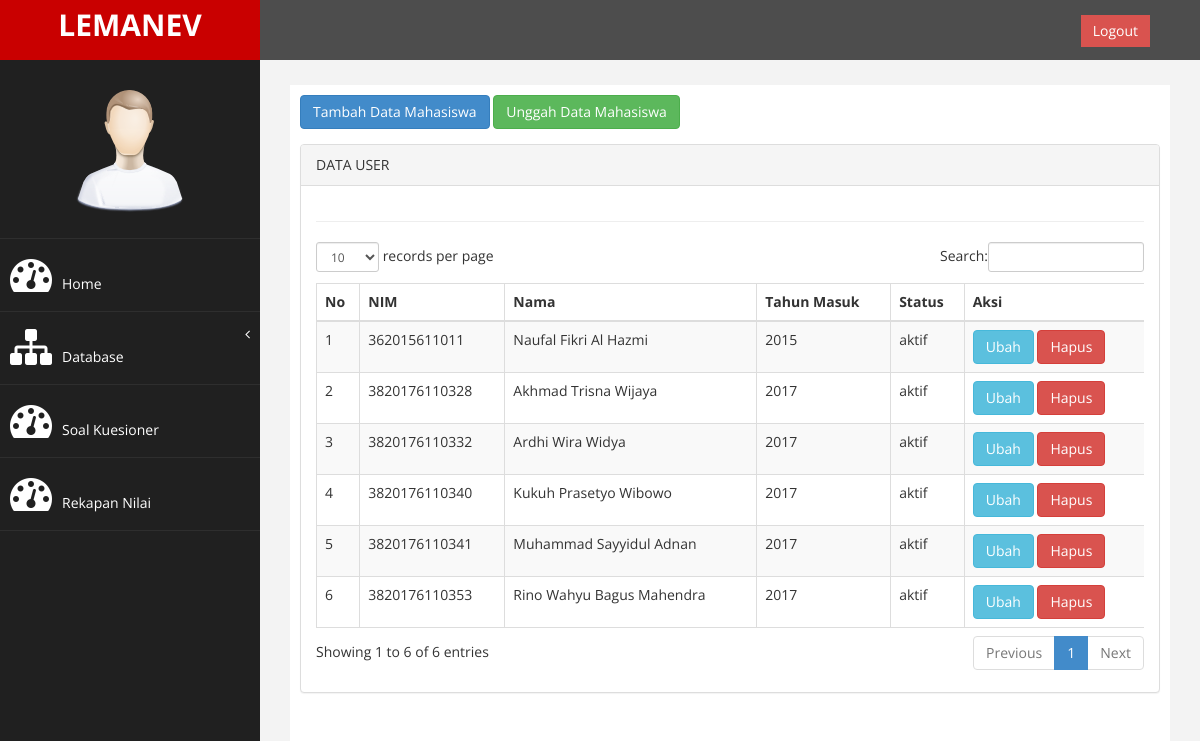
/index.php?page=mahasiswa (signed in), run on the app's committed database.
### tables this page shows
CREATE TABLE `tb_mahasiswa` (
  `nim` varchar(13) NOT NULL,
  `nama` varchar(255) NOT NULL,
  `tahun_masuk` varchar(4) NOT NULL,
  `status` enum('aktif','nonaktif') NOT NULL
);

### page/mahasiswa/mahasiswa.php (the view, shortened to what this page needs)
<?php
if ($_SESSION['admin']) {
?>
<a href="?page=mahasiswa&aksi=tambah" class="btn btn-primary" style="margin-bottom:15px;">Tambah Data Mahasiswa</a>
<a href="?page=mahasiswa&aksi=import" class="btn btn-success" style="margin-bottom:15px;">Unggah Data Mahasiswa</a>
<div class="row">
    <div class="col-md-12">
        <div class="panel panel-default">
            <div class="panel-heading">
                DATA USER
            </div>
            <div class="panel-body">
                <div class="table-responsive">
                    <table class="table table-striped table-bordered table-hover" id="dataTables-example">
                        <thead>
                            <tr>
                                <th>No</th>
                                <th>NIM</th>
                                <th>Nama</th>
                                <th>Tahun Masuk</th>
                                <th>Status</th>
                                <th>Aksi</th>
                            </tr>
                        </thead>
                        <tbody>
                            <?php
                            $no = 1;
                            $sql = $conn->query("select * from tb_mahasiswa");
                            while ($data = $sql->fetch_assoc()) {
                                ?>
                            <tr>
                                <td>
                                    <?= $no++; ?>
                                </td>
                                <td>
                                    <?= $data['nim']; ?>
                                </td>
                                <td>
                                    <?= $data['nama']; ?>
                                </td>
                                <td>
                                    <?= $data['tahun_masuk']; ?>
                                </td>
                                <td>
                                    <?= $data['status']; ?>
                                </td>
                                <td>
                                    <a href="?page=mahasiswa&aksi=ubah&nim=<?= $data['nim'] ?>" class="btn btn-info">Ubah</a>
                                    <a
                                    onclick="return confirm ('Hapus data?')"
                                    href="?page=mahasiswa&aksi=hapus&nim=<?= $data['nim'] ?>" class="btn btn-danger">Hapus</a>
                                </td>
                            </tr>
                            <?php
                        }
                        ?>
                        </tbody>
                </div>
            </div>
        </div>
    </div>
</div>
<?php
} else {
    header("location:login.php");
}
?>

### assets/css/custom.css (style rules this page uses)
body { font-family: 'Open Sans', sans-serif; }

### data on the page
tb_mahasiswa: nim "362015611011", nama "Naufal Fikri Al Hazmi", tahun_masuk "2015", status "aktif"
tb_mahasiswa: nim "3820176110328", nama "Akhmad Trisna Wijaya", tahun_masuk "2017", status "aktif"
tb_mahasiswa: nim "3820176110332", nama "Ardhi Wira Widya", tahun_masuk "2017", status "aktif"
tb_mahasiswa: nim "3820176110340", nama "Kukuh Prasetyo Wibowo", tahun_masuk "2017", status "aktif"
tb_mahasiswa: nim "3820176110341", nama "Muhammad Sayyidul Adnan", tahun_masuk "2017", status "aktif"
tb_mahasiswa: nim "3820176110353", nama "Rino Wahyu Bagus Mahendra", tahun_masuk "2017", status "aktif"
